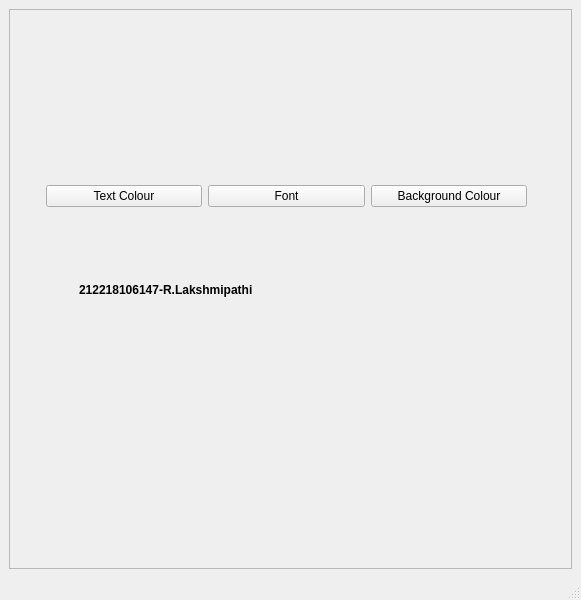
<?xml version="1.0" encoding="UTF-8"?>
<ui version="4.0">
 <class>MainWindow</class>
 <widget class="QMainWindow" name="MainWindow">
  <property name="geometry">
   <rect>
    <x>0</x>
    <y>0</y>
    <width>581</width>
    <height>600</height>
   </rect>
  </property>
  <property name="windowTitle">
   <string>MainWindow</string>
  </property>
  <widget class="QWidget" name="centralwidget">
   <layout class="QHBoxLayout" name="horizontalLayout">
    <item>
     <widget class="QFrame" name="frame">
      <property name="frameShape">
       <enum>QFrame::StyledPanel</enum>
      </property>
      <property name="frameShadow">
       <enum>QFrame::Raised</enum>
      </property>
      <widget class="QLabel" name="label">
       <property name="geometry">
        <rect>
         <x>70</x>
         <y>260</y>
         <width>281</width>
         <height>41</height>
        </rect>
       </property>
       <property name="font">
        <font>
         <pointsize>9</pointsize>
         <weight>75</weight>
         <bold>true</bold>
        </font>
       </property>
       <property name="text">
        <string>212218106147-R.Lakshmipathi</string>
       </property>
      </widget>
      <widget class="QWidget" name="">
       <property name="geometry">
        <rect>
         <x>37</x>
         <y>170</y>
         <width>481</width>
         <height>35</height>
        </rect>
       </property>
       <layout class="QHBoxLayout" name="horizontalLayout_2">
        <item>
         <widget class="QPushButton" name="textcolour">
          <property name="text">
           <string>Text Colour</string>
          </property>
         </widget>
        </item>
        <item>
         <widget class="QPushButton" name="font">
          <property name="text">
           <string>Font</string>
          </property>
         </widget>
        </item>
        <item>
         <widget class="QPushButton" name="background">
          <property name="text">
           <string>Background Colour</string>
          </property>
         </widget>
        </item>
       </layout>
      </widget>
     </widget>
    </item>
   </layout>
  </widget>
  <widget class="QMenuBar" name="menubar">
   <property name="geometry">
    <rect>
     <x>0</x>
     <y>0</y>
     <width>581</width>
     <height>29</height>
    </rect>
   </property>
  </widget>
  <widget class="QStatusBar" name="statusbar"/>
 </widget>
 <resources/>
 <connections/>
</ui>
